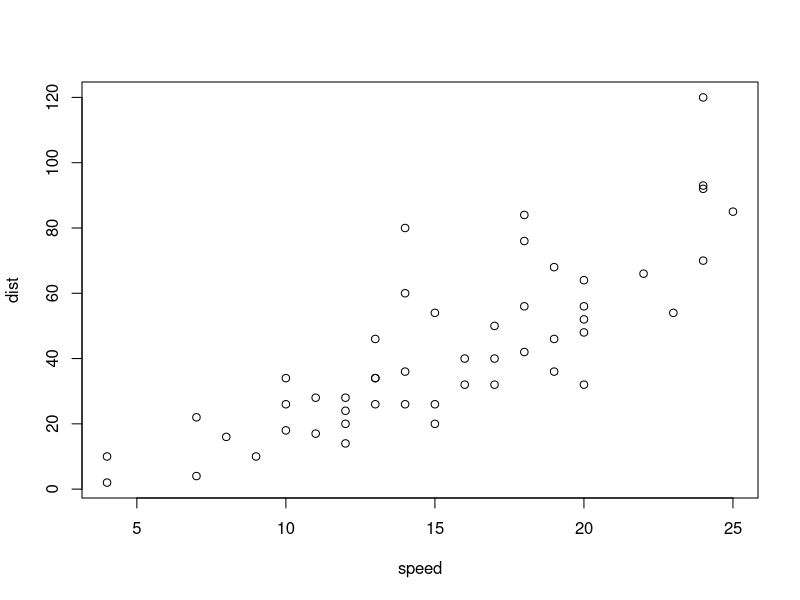
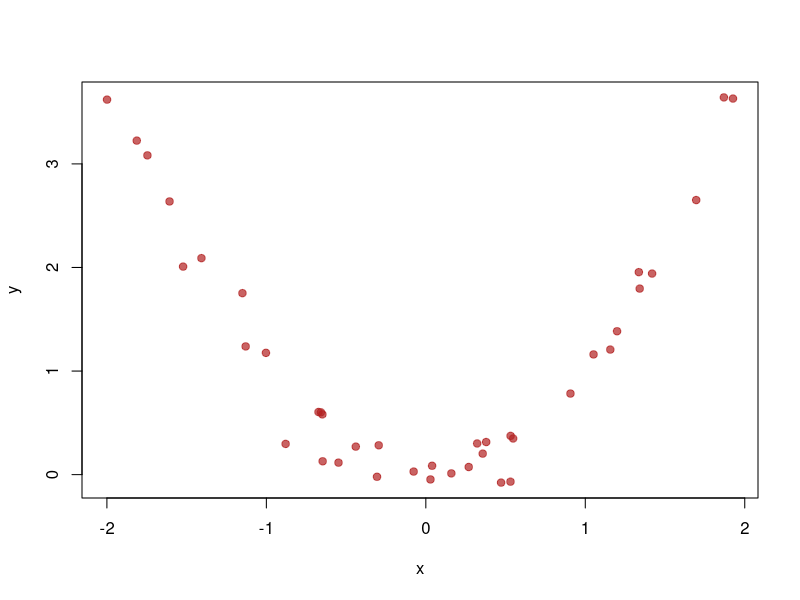
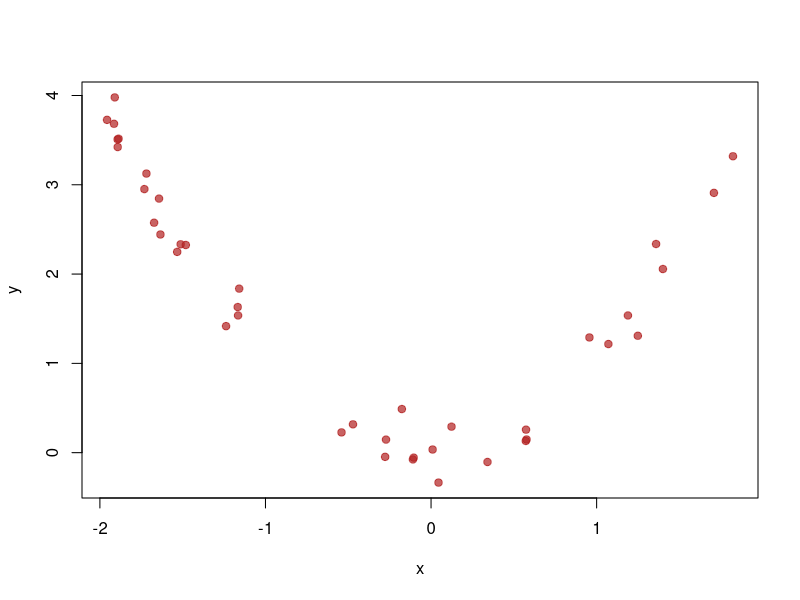
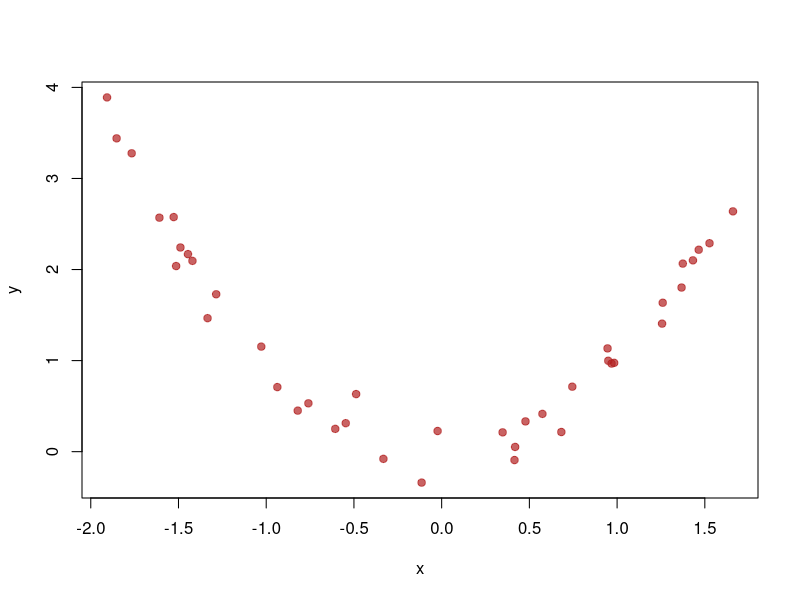

Source code (R) for these figures, in order:
## ---- chunk 1
summary(cars)
## ---- chunk 2
plot(cars)
## ---- chunk 3
n <- 40
x <- runif(n, min=-2, max=2)
y <- x^2 + rnorm(n, sd=0.2)
plot(x,y, pch=19, col= adjustcolor("firebrick", alpha.f=0.7))
## ---- chunk 4
n <- 40
x <- runif(n, min=-2, max=2)
y <- x^2 + rnorm(n, sd=0.2)
plot(x,y, pch=19, col= adjustcolor("firebrick", alpha.f=0.7))
## ---- chunk 5
n <- 40
x <- runif(n, min=-2, max=2)
y <- x^2 + rnorm(n, sd=0.2)
plot(x,y, pch=19, col= adjustcolor("firebrick", alpha.f=0.7))
